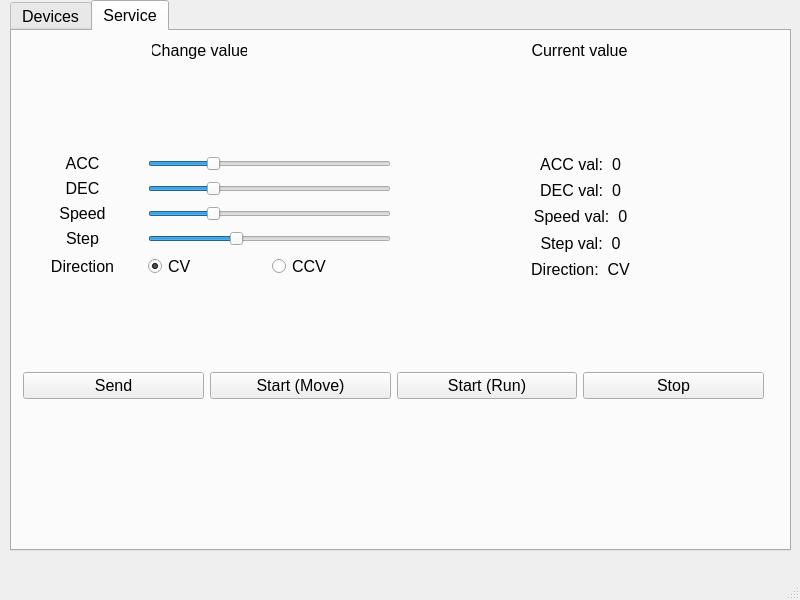
<?xml version="1.0" encoding="UTF-8"?>
<ui version="4.0">
 <class>MainWindow</class>
 <widget class="QMainWindow" name="MainWindow">
  <property name="geometry">
   <rect>
    <x>0</x>
    <y>0</y>
    <width>800</width>
    <height>600</height>
   </rect>
  </property>
  <property name="windowTitle">
   <string>MainWindow</string>
  </property>
  <widget class="QWidget" name="centralwidget">
   <widget class="QTabWidget" name="Devices">
    <property name="geometry">
     <rect>
      <x>10</x>
      <y>0</y>
      <width>781</width>
      <height>551</height>
     </rect>
    </property>
    <property name="font">
     <font>
      <pointsize>12</pointsize>
     </font>
    </property>
    <property name="currentIndex">
     <number>1</number>
    </property>
    <widget class="QWidget" name="tab">
     <attribute name="title">
      <string>Devices</string>
     </attribute>
    </widget>
    <widget class="QWidget" name="tab_2">
     <attribute name="title">
      <string>Service</string>
     </attribute>
     <widget class="QLabel" name="change_value">
      <property name="geometry">
       <rect>
        <x>140</x>
        <y>10</y>
        <width>95</width>
        <height>19</height>
       </rect>
      </property>
      <property name="font">
       <font>
        <pointsize>12</pointsize>
       </font>
      </property>
      <property name="toolTipDuration">
       <number>5</number>
      </property>
      <property name="text">
       <string>Change value</string>
      </property>
      <property name="alignment">
       <set>Qt::AlignCenter</set>
      </property>
     </widget>
     <widget class="QLabel" name="current_value">
      <property name="geometry">
       <rect>
        <x>520</x>
        <y>10</y>
        <width>95</width>
        <height>19</height>
       </rect>
      </property>
      <property name="font">
       <font>
        <pointsize>12</pointsize>
       </font>
      </property>
      <property name="toolTipDuration">
       <number>5</number>
      </property>
      <property name="text">
       <string>Current value</string>
      </property>
      <property name="alignment">
       <set>Qt::AlignCenter</set>
      </property>
     </widget>
     <widget class="QWidget" name="">
      <property name="geometry">
       <rect>
        <x>11</x>
        <y>36</y>
        <width>741</width>
        <height>421</height>
       </rect>
      </property>
      <layout class="QGridLayout" name="gridLayout_3">
       <item row="0" column="0" colspan="2">
        <layout class="QGridLayout" name="gridLayout_2">
         <item row="0" column="0">
          <widget class="QLabel" name="ACC">
           <property name="font">
            <font>
             <pointsize>12</pointsize>
            </font>
           </property>
           <property name="text">
            <string>ACC</string>
           </property>
           <property name="alignment">
            <set>Qt::AlignCenter</set>
           </property>
          </widget>
         </item>
         <item row="0" column="1" colspan="2">
          <widget class="QSlider" name="ACC_slider">
           <property name="value">
            <number>25</number>
           </property>
           <property name="orientation">
            <enum>Qt::Horizontal</enum>
           </property>
          </widget>
         </item>
         <item row="1" column="0">
          <widget class="QLabel" name="DEC">
           <property name="font">
            <font>
             <pointsize>12</pointsize>
            </font>
           </property>
           <property name="text">
            <string>DEC</string>
           </property>
           <property name="alignment">
            <set>Qt::AlignCenter</set>
           </property>
          </widget>
         </item>
         <item row="1" column="1" colspan="2">
          <widget class="QSlider" name="DEC_slider">
           <property name="value">
            <number>25</number>
           </property>
           <property name="orientation">
            <enum>Qt::Horizontal</enum>
           </property>
          </widget>
         </item>
         <item row="2" column="0">
          <widget class="QLabel" name="Speed">
           <property name="font">
            <font>
             <pointsize>12</pointsize>
            </font>
           </property>
           <property name="text">
            <string>Speed</string>
           </property>
           <property name="alignment">
            <set>Qt::AlignCenter</set>
           </property>
          </widget>
         </item>
         <item row="2" column="1" colspan="2">
          <widget class="QSlider" name="Speed_slider">
           <property name="value">
            <number>25</number>
           </property>
           <property name="orientation">
            <enum>Qt::Horizontal</enum>
           </property>
          </widget>
         </item>
         <item row="3" column="0">
          <widget class="QLabel" name="Step">
           <property name="font">
            <font>
             <pointsize>12</pointsize>
            </font>
           </property>
           <property name="text">
            <string>Step</string>
           </property>
           <property name="alignment">
            <set>Qt::AlignCenter</set>
           </property>
          </widget>
         </item>
         <item row="3" column="1" colspan="2">
          <widget class="QSlider" name="Step_slider">
           <property name="value">
            <number>35</number>
           </property>
           <property name="orientation">
            <enum>Qt::Horizontal</enum>
           </property>
          </widget>
         </item>
         <item row="4" column="0">
          <widget class="QLabel" name="irection">
           <property name="font">
            <font>
             <pointsize>12</pointsize>
            </font>
           </property>
           <property name="text">
            <string>Direction</string>
           </property>
           <property name="alignment">
            <set>Qt::AlignCenter</set>
           </property>
          </widget>
         </item>
         <item row="4" column="1">
          <widget class="QRadioButton" name="radioButton">
           <property name="text">
            <string>CV</string>
           </property>
           <property name="checked">
            <bool>true</bool>
           </property>
          </widget>
         </item>
         <item row="4" column="2">
          <widget class="QRadioButton" name="radioButton_2">
           <property name="text">
            <string>CCV</string>
           </property>
          </widget>
         </item>
        </layout>
       </item>
       <item row="1" column="0">
        <widget class="QPushButton" name="sendButton">
         <property name="font">
          <font>
           <pointsize>12</pointsize>
          </font>
         </property>
         <property name="text">
          <string>Send</string>
         </property>
        </widget>
       </item>
       <item row="1" column="1">
        <widget class="QPushButton" name="startButton">
         <property name="font">
          <font>
           <pointsize>12</pointsize>
          </font>
         </property>
         <property name="text">
          <string>Start (Move)</string>
         </property>
        </widget>
       </item>
       <item row="1" column="2">
        <widget class="QPushButton" name="startButton_2">
         <property name="font">
          <font>
           <pointsize>12</pointsize>
          </font>
         </property>
         <property name="text">
          <string>Start (Run)</string>
         </property>
        </widget>
       </item>
       <item row="1" column="3">
        <widget class="QPushButton" name="stepButton">
         <property name="font">
          <font>
           <pointsize>12</pointsize>
          </font>
         </property>
         <property name="text">
          <string>Stop</string>
         </property>
        </widget>
       </item>
       <item row="0" column="2" colspan="2">
        <layout class="QGridLayout" name="gridLayout">
         <item row="0" column="0">
          <widget class="QLabel" name="acc_val">
           <property name="font">
            <font>
             <pointsize>12</pointsize>
            </font>
           </property>
           <property name="text">
            <string>ACC val:  0</string>
           </property>
           <property name="alignment">
            <set>Qt::AlignCenter</set>
           </property>
          </widget>
         </item>
         <item row="1" column="0">
          <widget class="QLabel" name="dec_val">
           <property name="font">
            <font>
             <pointsize>12</pointsize>
            </font>
           </property>
           <property name="text">
            <string>DEC val:  0</string>
           </property>
           <property name="alignment">
            <set>Qt::AlignCenter</set>
           </property>
          </widget>
         </item>
         <item row="2" column="0">
          <widget class="QLabel" name="speed_val">
           <property name="font">
            <font>
             <pointsize>12</pointsize>
            </font>
           </property>
           <property name="text">
            <string>Speed val:  0</string>
           </property>
           <property name="alignment">
            <set>Qt::AlignCenter</set>
           </property>
          </widget>
         </item>
         <item row="3" column="0">
          <widget class="QLabel" name="step_val">
           <property name="font">
            <font>
             <pointsize>12</pointsize>
            </font>
           </property>
           <property name="text">
            <string>Step val:  0</string>
           </property>
           <property name="alignment">
            <set>Qt::AlignCenter</set>
           </property>
          </widget>
         </item>
         <item row="4" column="0">
          <widget class="QLabel" name="direction_val">
           <property name="font">
            <font>
             <pointsize>12</pointsize>
            </font>
           </property>
           <property name="text">
            <string>Direction:  CV</string>
           </property>
           <property name="alignment">
            <set>Qt::AlignCenter</set>
           </property>
          </widget>
         </item>
        </layout>
       </item>
      </layout>
     </widget>
    </widget>
   </widget>
  </widget>
  <widget class="QMenuBar" name="menubar">
   <property name="geometry">
    <rect>
     <x>0</x>
     <y>0</y>
     <width>800</width>
     <height>21</height>
    </rect>
   </property>
  </widget>
  <widget class="QStatusBar" name="statusbar"/>
 </widget>
 <resources/>
 <connections/>
</ui>
